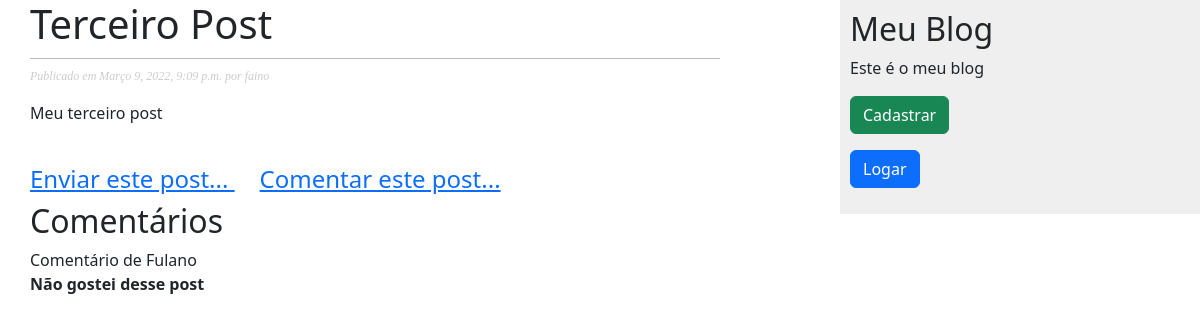
The page /2022/3/10/terceiro-post/ on the database its author committed.
### meublog/models.py (models this page shows, shortened)
class Post(models.Model):
    STATUS_CHOICES = (
        ('rascunho', 'Rascunho'),
        ('publicado', 'Publicado')
    )
    objects = models.Manager()
    publicados = PublicadosManager()
    titulo = models.CharField(max_length=250)
    slug = models.SlugField(max_length=100)
    corpo = models.TextField()
    autor = models.ForeignKey(User, on_delete=models.CASCADE, related_name='meublog_posts')
    publicado = models.DateTimeField(default=timezone.now)
    criado = models.DateTimeField(auto_now_add=True)
    status = models.CharField(max_length=9, choices=STATUS_CHOICES, default='rascunho')
    class Meta:
        ordering = ('-publicado',)
        verbose_name = "Post"
        verbose_name_plural = "Posts"

class Comentario(models.Model):
    nome = models.CharField(max_length=50)
    email = models.EmailField()
    corpo = models.TextField()
    criado = models.DateTimeField(auto_now_add=True)
    atualizado = models.DateTimeField(auto_now=True)
    ativo = models.BooleanField(default=False)
    post = models.ForeignKey(Post, on_delete=models.CASCADE)
    class Meta:
        verbose_name = "Comentário"
        verbose_name_plural = "Comentários"

### meublog/views.py (the view)
class DetalharPostView(DetailView):
    template_name = "meublog/post/detalharpost.html"
    model = Post
    def _get_coments(self, id_post):
        try:
            return Comentario.objects.filter(post_id=id_post,
                                             ativo=True)
        except Comentario.DoesNotExist:
            raise Exception
    def get_context_data(self, **kwargs):
        context = super(DetalharPostView, self).get_context_data(**kwargs)
        context['coments'] = self._get_coments(self.object.id)
        return context

### meublog/templates/meublog/post/detalharpost.html (shortened to what this page needs)
{% extends 'meublog/base.html' %}
{% block conteudo %}
    <h1>{{ post.titulo }}</h1>
    <p class="date">
        Publicado em {{ post.publicado }} por {{ post.autor }}
    </p>
    <p>
        {{ post.corpo|linebreaks }}
    </p>
    <br>
    <h4>
        <a href="{% url 'meublog:enviarpost' post.id %}">
            Enviar este post...
        </a> &nbsp;&nbsp;&nbsp;
        <a href="{% url 'meublog:comentar_post' post.id %}">
            Comentar este post...
        </a>
    </h4>
    <h2>Comentários</h2>
    {% for c in coments %}
        <p>Comentário de {{ c.nome }}<br>
            <b>{{ c.corpo }}</b>
        </p>
    {% endfor %}
{% endblock %}

### meublog/static/meublog.css (style rules this page uses)
body { margin:0; padding:0; font-family:helvetica, sans-serif; }
a { color:#00abff; text-decoration:none; }
h1 { font-weight:normal; border-bottom:1px solid #bbb; padding:0 0 10px 0; }
h2 { font-weight:normal; margin:30px 0 0; }
p.date { color:#ccc; font-family: georgia, serif; font-size: 12px; font-style: italic; }

### rows shown on the page
Post: publicado "Março 9, 2022, 9:09 p.m.", autor "faino", corpo "Meu terceiro post"
Comentario: nome "Fulano", corpo "Não gostei desse post"
